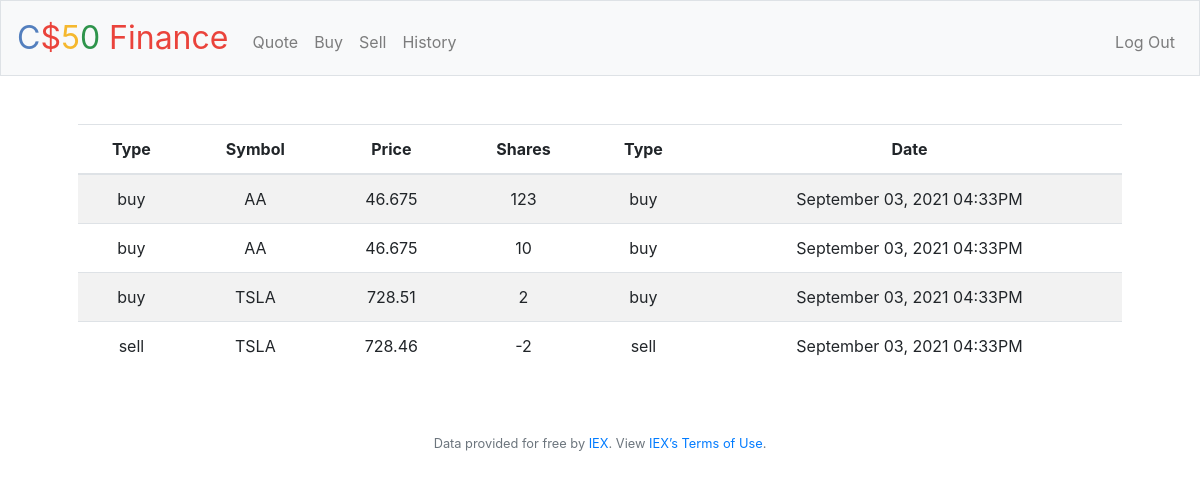
Screenshot of /history (signed in) with the database file from the repository.
### tables this page shows
CREATE TABLE transactions ( id INTEGER PRIMARY KEY, user_id INTEGER, stock TEXT NOT NULL, symbol TEXT, quantity INTEGER, value INTEGER, date NUMERIC, type TEXT NOT NULL, total INTEGER NOT NULL );

### application.py (the view)
@app.route("/history")
@login_required
def history():
    rows = db.execute("SELECT type, date, symbol, value, quantity FROM transactions")
    return render_template("history.html", rows=rows)

### application.py (called while the page is built)
@app.after_request
def after_request(response):
    response.headers["Cache-Control"] = "no-cache, no-store, must-revalidate"
    response.headers["Expires"] = 0
    response.headers["Pragma"] = "no-cache"
    return response

### helpers.py (called while the page is built)
def login_required(f):
    @wraps(f)
    def decorated_function(*args, **kwargs):
        if session.get("user_id") is None:
            return redirect("/login")
        return f(*args, **kwargs)
    return decorated_function

### templates/history.html (shortened to what this page needs)
{% extends "layout.html" %}
{% block main %}
                <table class="table table-striped">
                    <thead>
                        <tr>
                            <th>Type</th>
                            <th>Symbol</th>
                            <th>Price</th>
                            <th>Shares</th>
                            <th>Type</th>
                            <th>Date</th>
                        </tr>
                    </thead>
                    <tbody>
                        {% for row in rows %}
                        <tr>
                            <td>{{ row['type'] }}</td>
                            <td>{{ row['symbol'] }}</td>
                            <td>{{ row['value'] }}</td>
                            <td>{{ row['quantity'] }}</td>
                            <td>{{ row['type'] }}</td>
                            <td>{{ row['date'] }}</td>
                        </tr>
                        {% endfor %}
                    </tbody>
                </table>
{% endblock %}

### templates/layout.html (shortened to what this page needs)
<!DOCTYPE html>
<html lang="en">
    <head>
        <link rel="stylesheet" href="https://cdn.jsdelivr.net/npm/bootstrap@4.5.3/dist/css/bootstrap.min.css">
        <link href="/static/styles.css" rel="stylesheet">
    </head>
    <body>
        <nav class="navbar navbar-expand-md navbar-light bg-light border">
            <a class="navbar-brand" href="/"><span class="blue">C</span><span class="red">$</span><span class="yellow">5</span><span class="green">0</span> <span class="red">Finance</span></a>
            <div class="collapse navbar-collapse" id="navbar">
                {% if session.user_id %}
                    <ul class="navbar-nav mr-auto mt-2">
                        <li class="nav-item"><a class="nav-link" href="/quote">Quote</a></li>
                        <li class="nav-item"><a class="nav-link" href="/buy">Buy</a></li>
                        <li class="nav-item"><a class="nav-link" href="/sell">Sell</a></li>
                        <li class="nav-item"><a class="nav-link" href="/history">History</a></li>
                    </ul>
                    <ul class="navbar-nav ml-auto mt-2">
                        <li class="nav-item"><a class="nav-link" href="/logout">Log Out</a></li>
                    </ul>
                {% else %}
                    <ul class="navbar-nav ml-auto mt-2">
                        <li class="nav-item"><a class="nav-link" href="/register">Register</a></li>
                        <li class="nav-item"><a class="nav-link" href="/login">Log In</a></li>
                    </ul>
                {% endif %}
            </div>
        </nav>
        <main class="container p-5">
            {% block main %}{% endblock %}
        </main>
        <footer class="small text-center text-muted">
            Data provided for free by <a href="https://iextrading.com/developer">IEX</a>. View <a href="https://iextrading.com/api-exhibit-a/">IEX’s Terms of Use</a>.
        </footer>
    </body>
</html>

### static/styles.css (style rules this page uses)
nav .navbar-brand { font-size: xx-large; }
nav .navbar-brand .blue { color: #537fbe; }
nav .navbar-brand .red { color: #ea433b; }
nav .navbar-brand .yellow { color: #f5b82e; }
nav .navbar-brand .green { color: #2e944b; }
main { overflow-x: auto; text-align: center; }

### rows the page displays
transactions: type "buy", symbol "AA", value "46.675", quantity "123", date "September 03, 2021 04:33PM"
transactions: type "buy", symbol "AA", value "46.675", quantity "10", date "September 03, 2021 04:33PM"
transactions: type "buy", symbol "TSLA", value "728.51", quantity "2", date "September 03, 2021 04:33PM"
transactions: type "sell", symbol "TSLA", value "728.46", quantity "-2", date "September 03, 2021 04:33PM"
